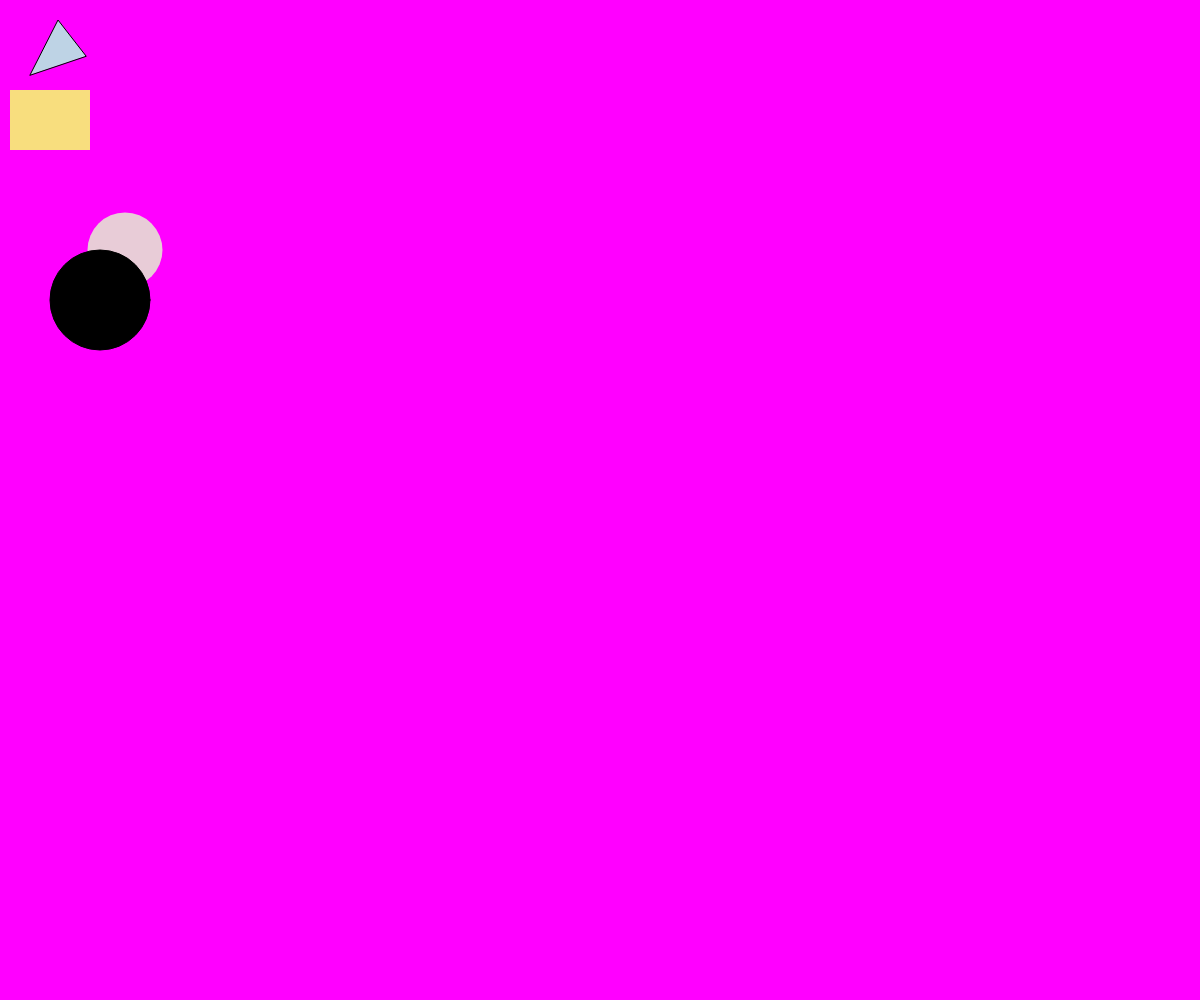
Frame 1 (no input)
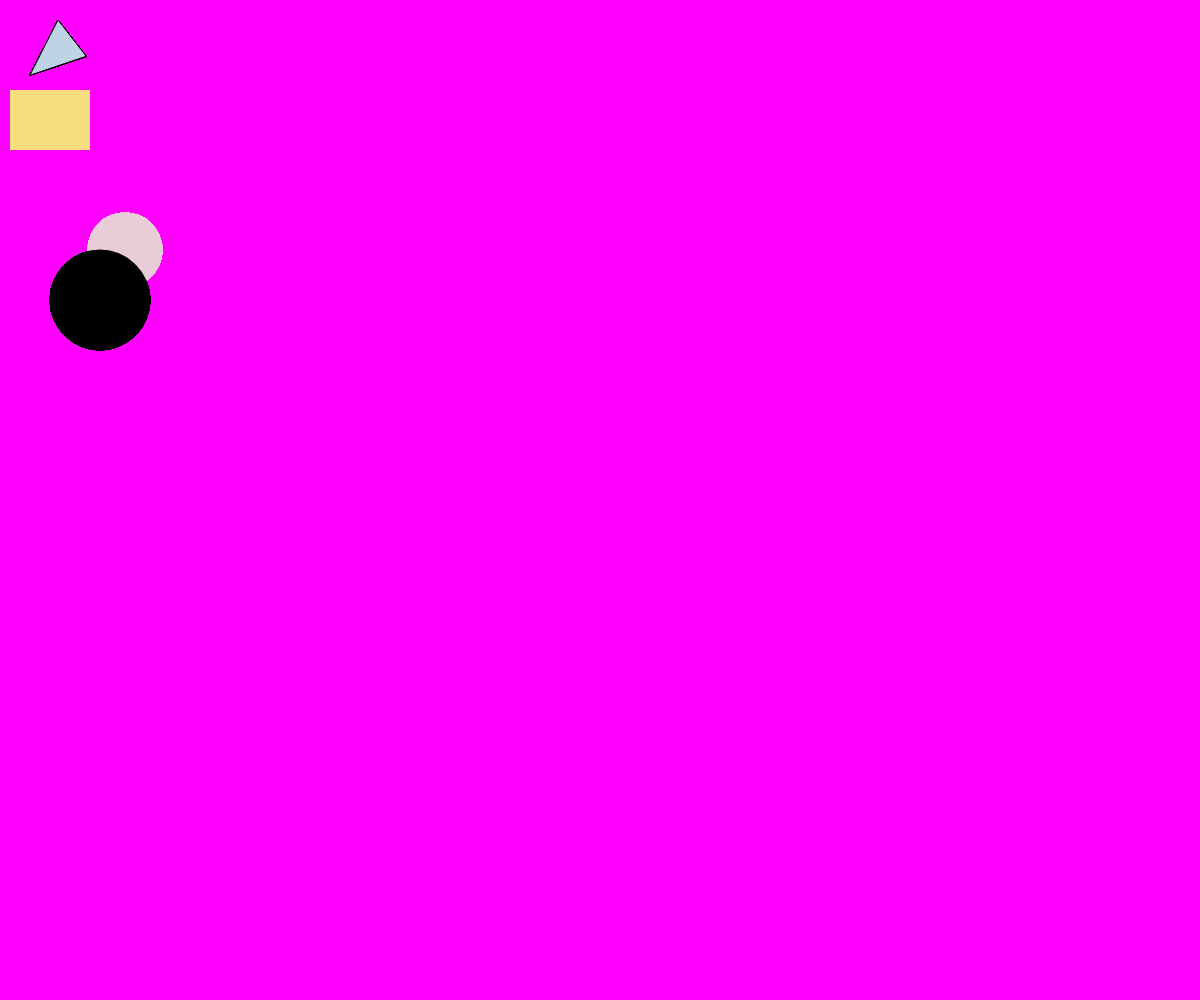
Frame 60 (no input)
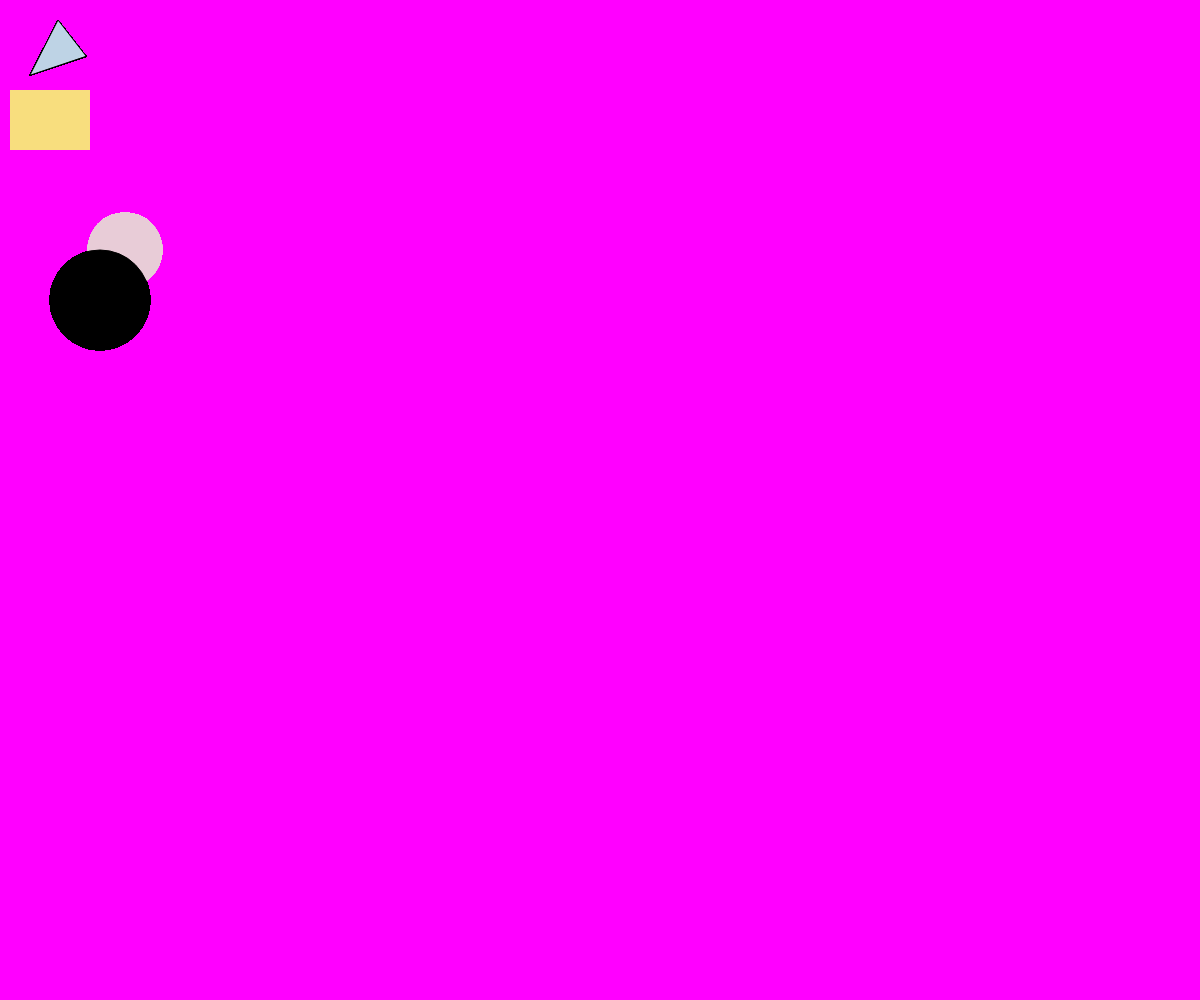
Frame 120 (the mouse pressed at the canvas centre since frame 60)

The p5.js sketch that drew these frames (run headless with seeded random() and noise() and a simulated clock; from frame 60 on, the mouse is pressed at the canvas centre):

// p5.js sketch
// ── sketch.js


function setup() {// runs once at the start
  createCanvas(windowWidth, windowHeight);
  // createCanvas is a function that creates
  // a canvas for our p5.js sketch to draw into
  // It takes two parameters, width and height. 
  // windowWidth and windowHeight are used to set
  // the size to the full size of our browser window.
  background(255,0,255); //purple
}

function draw() { // runs in a loop after setup
  strokeWeight(3); //change stroke weight to 3 pixels wide
	fill(232, 204, 215); //change fill to pink
	noStroke(); // took stroke away
  circle(125,250,75);
  // circle takes these parameters:
  // x position, y position, diameter
  strokeWeight(1); //change stroke weight to 1px
	fill(248,222,126); //change fill to yellow
  rect(10, 90, 80, 60); // the 4th paremeter is the height
  stroke(0); //change stroke to black
	fill(0); //change fill to black
  ellipse(100, 300, 100); // interesting how these overlap, advice
  // is to half the diamter? Ellipse = oval
  fill(190, 211, 229); //change fill to blue
  triangle(30, 75, 58, 20, 86, 56); // the triangle has 3 different
  //xy coordinate sets
}
